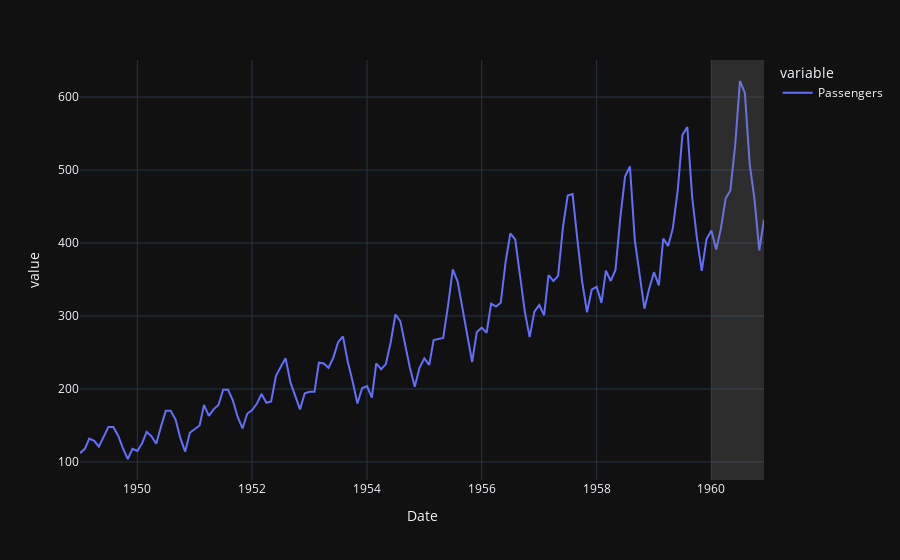

Notebook code for this chart:
### Code cell
fig.add_vrect(x0="1960-01-01", x1="1960-12-01", fillcolor="grey", opacity=0.25, line_width=0)
fig.show()

### Figure 1 — Plotly figure (JSON) as saved in the notebook; plotly's stock layout.template omitted (floating-point values rounded to 4 significant figures; data arrays with more than 128 entries replaced by an {"elided": "..."} marker saying what was removed)
{"data": [{"hovertemplate": "variable=Passengers<br>Date=%{x}<br>value=%{y}<extra></extra>", "legendgroup": "Passengers", "line": {"color": "#636efa", "dash": "solid"}, "marker": {"symbol": "circle"}, "mode": "lines", "name": "Passengers", "orientation": "v", "showlegend": true, "type": "scatter", "x": {"elided": "144 str values"}, "xaxis": "x", "y": {"elided": "144 int values"}, "yaxis": "y"}], "layout": {"legend": {"title": {"text": "variable"}, "tracegroupgap": 0}, "margin": {"t": 60}, "shapes": [{"fillcolor": "grey", "line": {"width": 0}, "opacity": 0.25, "type": "rect", "x0": "1960-01-01", "x1": "1960-12-01", "xref": "x", "y0": 0, "y1": 1, "yref": "y domain"}], "xaxis": {"anchor": "y", "domain": [0, 1], "title": {"text": "Date"}}, "yaxis": {"anchor": "x", "domain": [0, 1], "title": {"text": "value"}}}}
